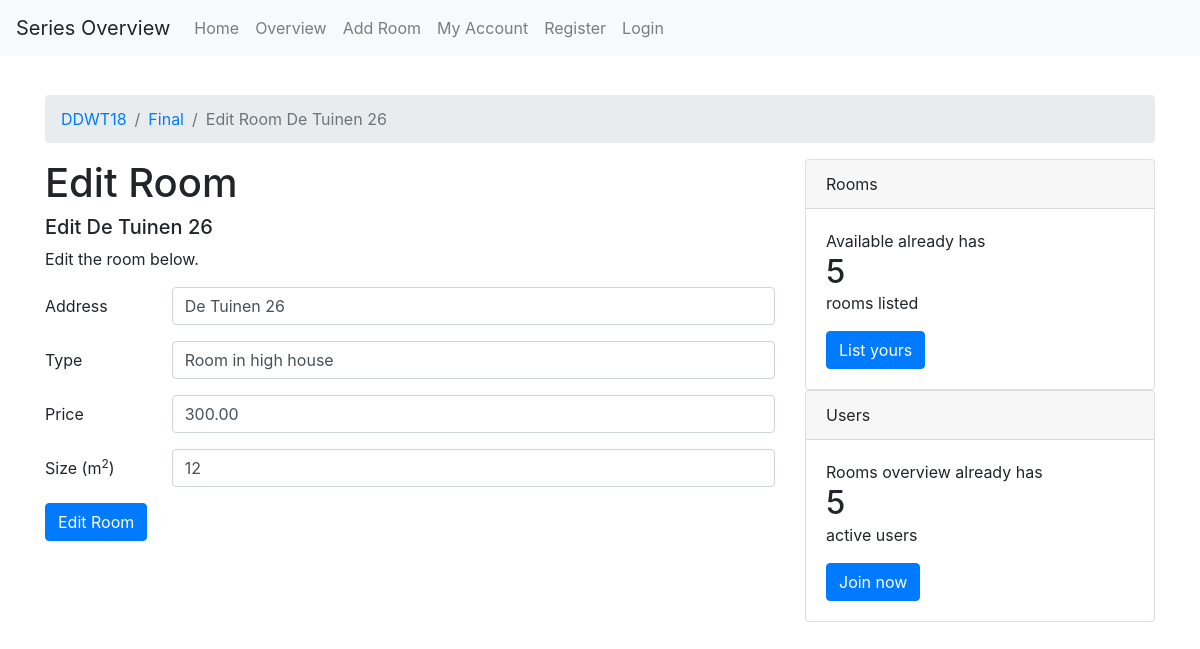
Screenshot of /DDWT18/final/edit/?room_id=1&user_id=1 (signed in) with the database file from the repository.
### tables this page shows
CREATE TABLE `rooms` (
  `id` int(11) NOT NULL,
  `address` varchar(255) NOT NULL,
  `type` varchar(255) NOT NULL,
  `price` varchar(255) NOT NULL,
  `size` varchar(255) NOT NULL,
  `owner` int(11) NOT NULL
);

### views/new.php (the view, shortened to what this page needs)
<!doctype html>
<html lang="en">
<head>
    <link rel="stylesheet" href="https://stackpath.bootstrapcdn.com/bootstrap/4.1.3/css/bootstrap.min.css">
    <link rel="stylesheet" href="/DDWT18/final/css/main.css">
</head>
<body>
<?= $navigation ?>
<div class="container">
    <div class="pd-15">&nbsp</div>
    <?= $breadcrumbs ?>
    <div class="row">
        <div class="col-md-8">
            <h1><?= $page_title ?></h1>
            <h5><?= $page_subtitle ?></h5>
            <p><?= $page_content ?></p>
            <form action="<?= $form_action ?>" method="POST">
                <div class="form-group row">
                    <label for="inputAddress" class="col-sm-2 col-form-label">Address</label>
                    <div class="col-sm-10">
                        <input type="text" class="form-control" id="inputAddress" name="Address"
                               value="<?php if (isset($room_info)){echo $room_info['address'];} ?>" required>
                    </div>
                </div>
                <div class="form-group row">
                    <label for="inputType" class="col-sm-2 col-form-label">Type</label>
                    <div class="col-sm-10">
                        <input type="text" class="form-control" id="inputType" name="Type"
                               value="<?php if (isset($room_info)){echo $room_info['type'];} ?>" required>
                    </div>
                </div>
                <div class="form-group row">
                    <label for="inputPrice" class="col-sm-2 col-form-label">Price</label>
                    <div class="col-sm-10">
                        <input type="number" class="form-control" id="inputPrice" name="Price"
                               value="<?php if (isset($room_info)){echo $room_info['price'];} ?>" required>
                    </div>
                </div>
                <div class="form-group row">
                    <label for="inputSize" class="col-sm-2 col-form-label">Size (m<sup>2</sup>)</label>
                    <div class="col-sm-10">
                        <input type="number" class="form-control" id="inputSize" name="Size"
                               value="<?php if (isset($room_info)){echo $room_info['size'];} ?>" required>
                    </div>
                </div>
                <div class="form-group row">
                    <div class="col-sm-10">
                        <button type="submit" class="btn btn-primary"><?= $submit_btn ?></button>
                    </div>
                </div>
            </form>
        </div>
        <div class="col-md-4">
        </div>
    </div>
</div>
</body>
</html>

### css/main.css (style rules this page uses)
.pd-15 { padding: 15px 0 0 0; }

### rows the page displays
rooms: address "Edit De Tuinen 26", Address "De Tuinen 26", Type "Room in high house", Price "300.00", Size "12"

### other values shown
$nav_info[1]['name'] "Home"
$nav_info[1]['name'] "Overview"
$nav_info[1]['name'] "Add Room"
$nav_info[1]['name'] "My Account"
$nav_info[1]['name'] "Register"
$nav_info[1]['name'] "Login"
$name "DDWT18"
$name "Final"
$name "Edit Room De Tuinen 26"
$page_title "Edit Room"
$page_content "Edit the room below."
$submit_btn "Edit Room"
$nbr_rooms "5"
$nbr_users "5"
